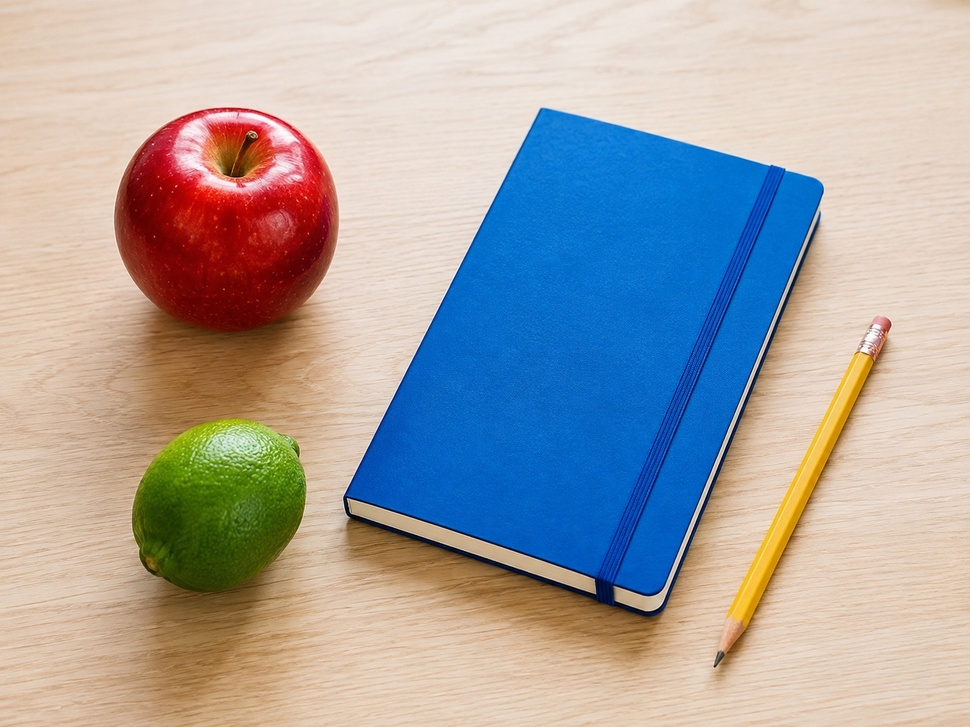
#> input picture obraz_testowy.jpg, 970 x 727 px, shrunk from 1448 x 1086 before the run
$ jupyter execute lab04_vision.ipynb
#> lines starting #> are read from the running program, lines starting #| are printed output that depends on the picture
[cell 1]
import cv2
import numpy as np
import matplotlib.pyplot as plt

obraz = cv2.imread("obraz_testowy.jpg")
#> obraz is the input picture: shape (727, 970, 3); mean B, G, R 163.8, 164.3, 167.3
obraz_rgb = cv2.cvtColor(obraz, cv2.COLOR_BGR2RGB)
naroza = cv2.imread("obraz_naroza.jpg")
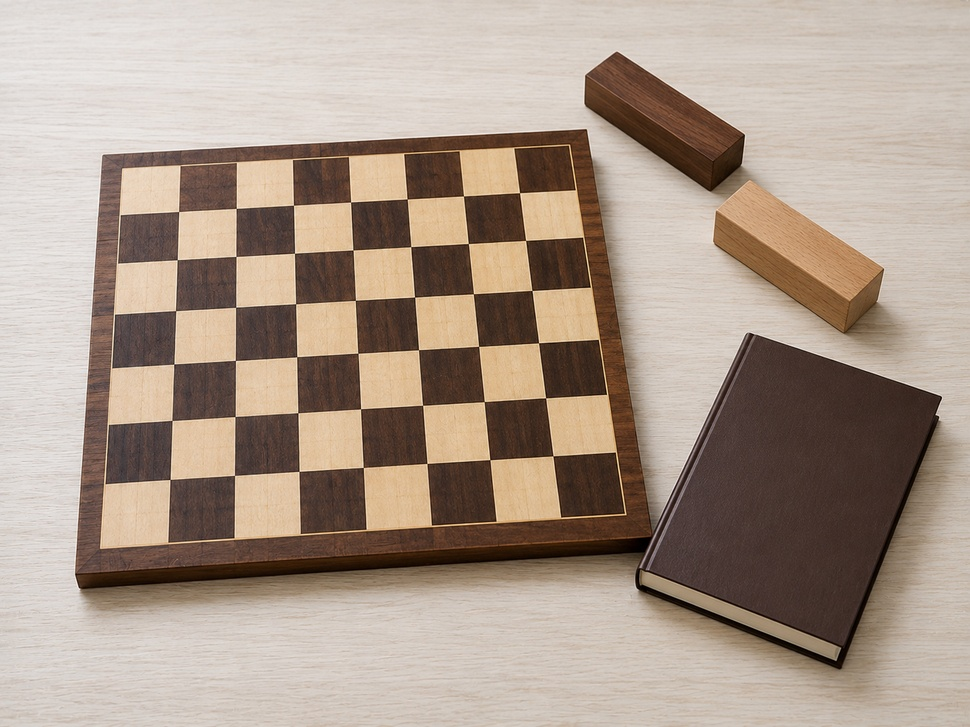
#> input picture obraz_naroza.jpg, 970 x 727 px, shrunk from 1448 x 1086 before the run
#> naroza is the input picture: shape (727, 970, 3); mean B, G, R 139.1, 152.8, 169.8
naroza_rgb = cv2.cvtColor(naroza, cv2.COLOR_BGR2RGB)
naroza_szare = cv2.cvtColor(naroza, cv2.COLOR_BGR2GRAY)

[cell 2]
odpowiedz = cv2.cornerHarris(np.float32(naroza_szare), blockSize=2, ksize=3, k=0.04)
odpowiedz = cv2.dilate(odpowiedz, None, iterations=5)
zaznaczone = naroza_rgb.copy()
zaznaczone[odpowiedz > 0.01 * odpowiedz.max()] = [255, 0, 0]
#> zaznaczone: shape (727, 970, 3); mean R, G, B 172.4, 150.1, 136.8
print("Oznaczone piksele:", np.sum(odpowiedz > 0.01 * odpowiedz.max()))
#| Oznaczone piksele: 16404
plt.figure(figsize=(12, 5))
plt.subplot(1, 2, 1)
plt.imshow(naroza_rgb)
plt.title("Oryginal")
plt.axis("off")
plt.subplot(1, 2, 2)
plt.imshow(zaznaczone)
plt.title("Naroza Harrisa")
plt.axis("off")
plt.show()

[cell 3]
punkty = cv2.goodFeaturesToTrack(
    naroza_szare, maxCorners=80, qualityLevel=0.05, minDistance=15
)
#> punkty = 80 rows, first 8: [589, 286], [520, 192], [533, 291], [936, 414], [539, 342], [489, 459], [623, 512], [469, 244]
punkty = punkty.reshape(-1, 2).astype(int)
#> punkty = 80 pairs, first value 101 to 940, second value 130 to 659
print("Liczba znalezionych punktow:", len(punkty))
#| Liczba znalezionych punktow: 80
zaznaczone2 = naroza_rgb.copy()
for x, y in punkty:
    cv2.circle(zaznaczone2, (x, y), 8, (0, 255, 0), 2)
#> this loop made 80 passes
#> (x, y) on passes 1 to 12: (589, 286), (520, 192), (533, 291), (936, 414), (539, 342), (489, 459), (623, 512), (469, 244), (406, 198), (545, 397), (605, 393), (352, 251)
#> zaznaczone2: shape (727, 970, 3); mean R, G, B 167.3, 155.3, 137.4
plt.imshow(zaznaczone2)
plt.axis("off")
plt.show()

[cell 4]
szary1 = cv2.cvtColor(obraz_rgb, cv2.COLOR_RGB2GRAY)
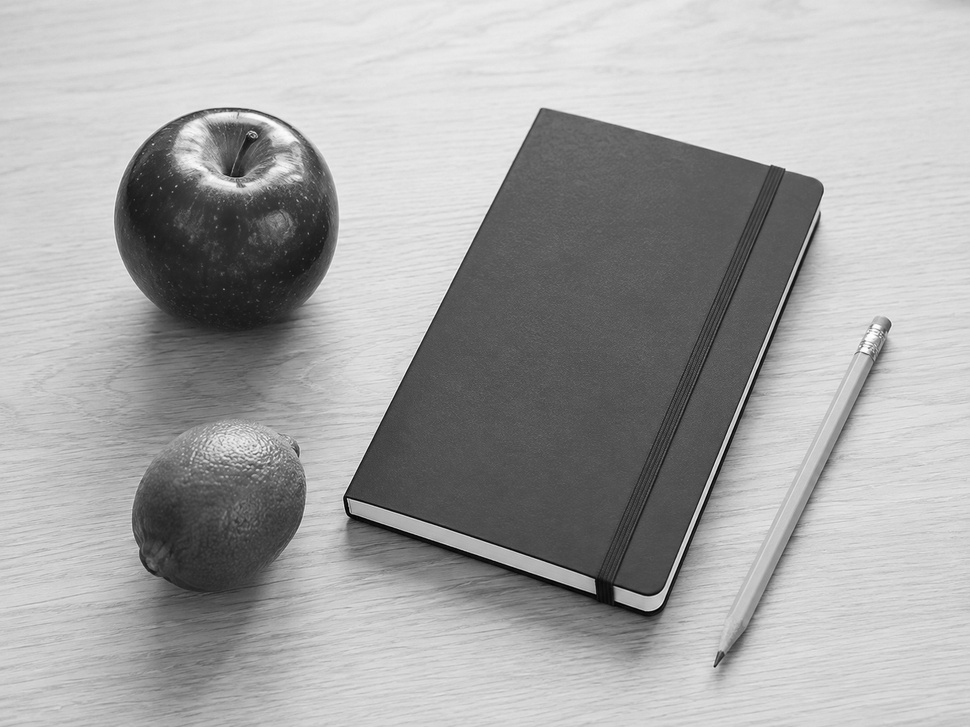
#> szary1: shape (727, 970); min 1, max 254, mean 165.2
orb = cv2.ORB_create(nfeatures=500)
kp1, des1 = orb.detectAndCompute(szary1, None)
#> kp1 = 500 keypoints; strongest (x, y, size): (347, 499, 31), (348, 500, 37.2), (348, 501, 44.6), (350, 512, 31)
print("Liczba punktow kluczowych:", len(kp1))
#| Liczba punktow kluczowych: 500
print("Rozmiar tablicy deskryptorow:", des1.shape)
#| Rozmiar tablicy deskryptorow: (500, 32)
z_punktami = cv2.drawKeypoints(
    obraz_rgb,
    kp1,
    None,
    color=(0, 255, 0),
    flags=cv2.DRAW_MATCHES_FLAGS_DRAW_RICH_KEYPOINTS,
)
plt.figure(figsize=(10, 6))
plt.imshow(z_punktami)
plt.axis("off")
plt.show()

[cell 5]
def przeksztalc(obraz_wej, kat, skala):
#> called with kat = 30, skala = 1
    (wys, szer) = obraz_wej.shape[:2]
#> wys = 727; szer = 970
    srodek = (szer // 2, wys // 2)
#> srodek = (485, 363)
    macierz = cv2.getRotationMatrix2D(srodek, kat, skala)
#> macierz = [[0.866, 0.5, -116.5], [-0.5, 0.866, 291.1]]
    return cv2.warpAffine(obraz_wej, macierz, (szer, wys))


obraz2_rgb = przeksztalc(obraz_rgb, 30, 1.0)
szary2 = cv2.cvtColor(obraz2_rgb, cv2.COLOR_RGB2GRAY)
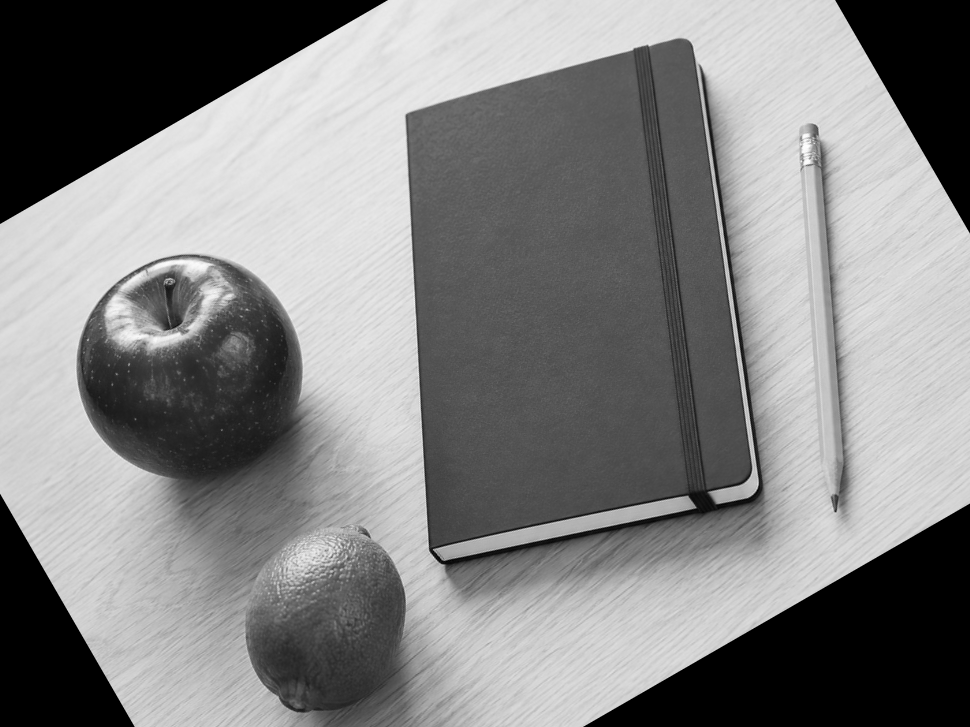
#> szary2: shape (727, 970); min 0, max 254, mean 131.5

kp2, des2 = orb.detectAndCompute(szary2, None)
#> kp2 = 500 keypoints; strongest (x, y, size): (434, 550, 31), (434, 551, 37.2), (436, 550, 44.6), (691, 506, 64.3)
bf = cv2.BFMatcher(cv2.NORM_HAMMING, crossCheck=True)
dopasowania = bf.match(des1, des2)
#> dopasowania = 349 matches
dopasowania = sorted(dopasowania, key=lambda d: d.distance)
print("Liczba dopasowan:", len(dopasowania))
#| Liczba dopasowan: 349
najlepsze = dopasowania[:30]
#> najlepsze = 30 matches
print(
    "Srednia odleglosc 30 najlepszych:",
    round(np.mean([d.distance for d in najlepsze]), 1),
)
#| Srednia odleglosc 30 najlepszych: 8.2
wizualizacja = cv2.drawMatches(obraz_rgb, kp1, obraz2_rgb, kp2, najlepsze, None)
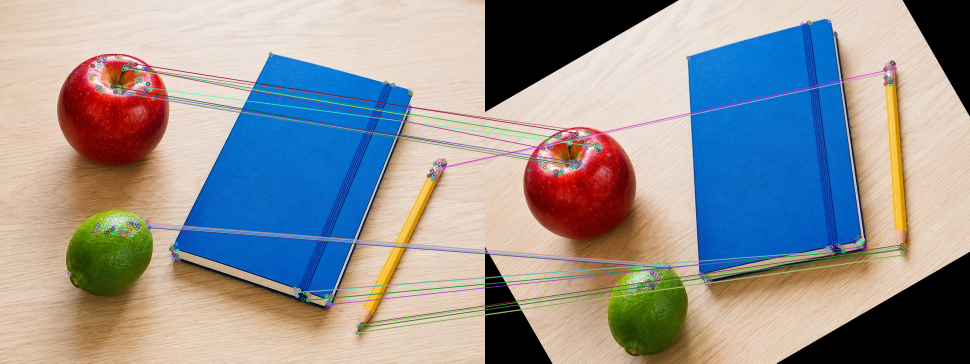
#> wizualizacja: shape (727, 1940, 3) (shown at 1/2 size); mean R, G, B 148, 147.2, 148.5
plt.figure(figsize=(14, 6))
plt.imshow(wizualizacja)
plt.axis("off")
plt.show()

[cell 6]
obraz3_rgb = przeksztalc(obraz_rgb, 30, 0.4)
szary3 = cv2.cvtColor(obraz3_rgb, cv2.COLOR_RGB2GRAY)
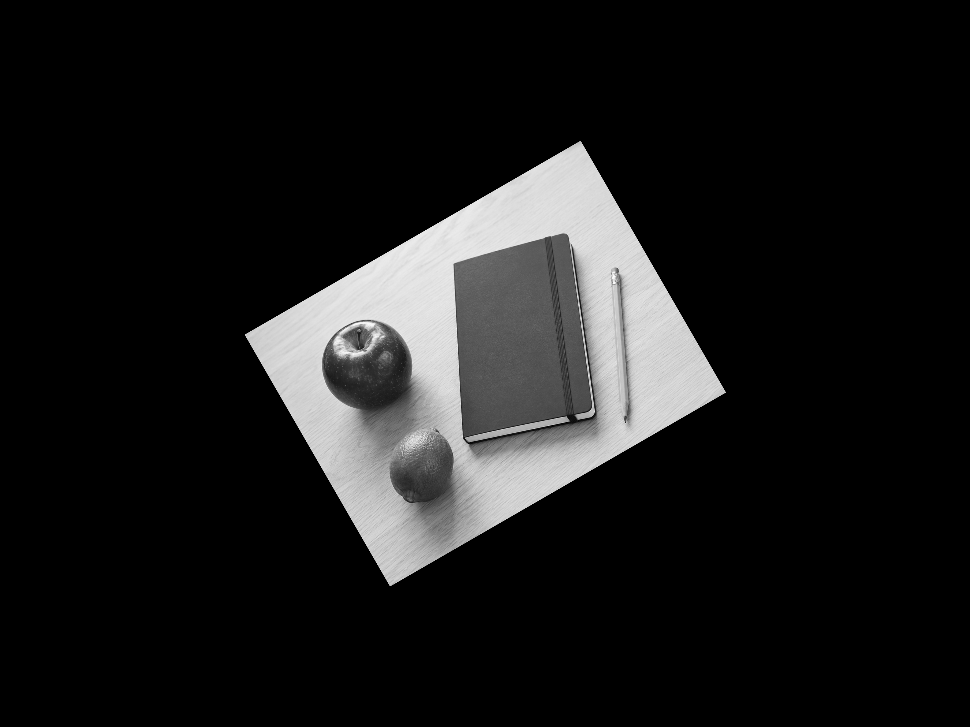
#> szary3: shape (727, 970); min 0, max 253, mean 26.4
kp3, des3 = orb.detectAndCompute(szary3, None)
#> kp3 = 500 keypoints; strongest (x, y, size): (246, 334, 31), (724, 391, 37.2), (389, 584, 31), (245, 335, 37.2)
dopasowania3 = sorted(bf.match(des1, des3), key=lambda d: d.distance)
#> dopasowania3 = 136 matches
print("Liczba dopasowan (obrot):", len(dopasowania))
#| Liczba dopasowan (obrot): 349
print("Liczba dopasowan (obrot i skala 0.4):", len(dopasowania3))
#| Liczba dopasowan (obrot i skala 0.4): 136
naj3 = dopasowania3[:30]
#> naj3 = 30 matches
print(
    "Srednia odleglosc 30 najlepszych:", round(np.mean([d.distance for d in naj3]), 1)
)
#| Srednia odleglosc 30 najlepszych: 13.7
wizualizacja3 = cv2.drawMatches(obraz_rgb, kp1, obraz3_rgb, kp3, naj3, None)
plt.figure(figsize=(14, 6))
plt.imshow(wizualizacja3)
plt.axis("off")
plt.show()

# Zadanie 1

[cell 7]
obraz = cv2.imread("obraz_testowy.jpg")

obraz_rgb = cv2.cvtColor(obraz, cv2.COLOR_BGR2RGB)
obraz_szare = cv2.cvtColor(obraz, cv2.COLOR_BGR2GRAY)

odpowiedz = cv2.cornerHarris(np.float32(obraz_szare), blockSize=2, ksize=3, k=0.04)
odpowiedz = cv2.dilate(odpowiedz, None, iterations=5)
zaznaczone = obraz_rgb.copy()
zaznaczone[odpowiedz > 0.01 * odpowiedz.max()] = [255, 0, 0]
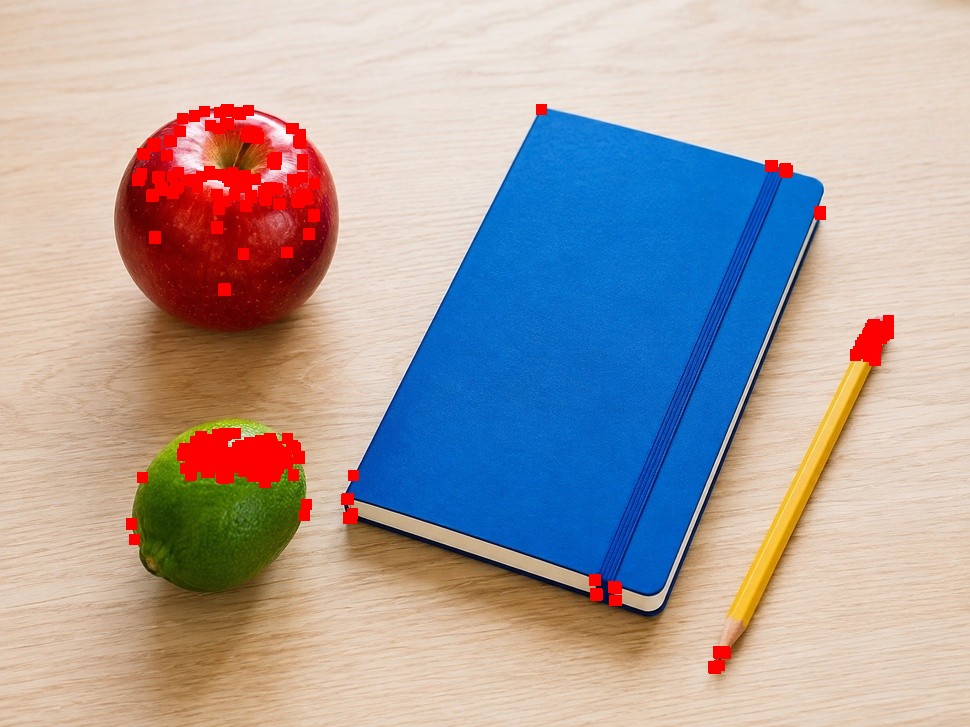
#> zaznaczone: shape (727, 970, 3); mean R, G, B 169.6, 161.3, 161.6
print("Oznaczone piksele:", np.sum(odpowiedz > 0.01 * odpowiedz.max()))
#| Oznaczone piksele: 18486
plt.figure(figsize=(12, 5))
plt.subplot(1, 2, 1)
plt.imshow(obraz_rgb)
plt.title("Oryginal")
plt.axis("off")
plt.subplot(1, 2, 2)
plt.imshow(zaznaczone)
plt.title("Naroza Harrisa")
plt.axis("off")
plt.show()

# Zadanie 2

[cell 8]
naroza = cv2.imread("obraz_testowy.jpg")

naroza_rgb = cv2.cvtColor(obraz, cv2.COLOR_BGR2RGB)
naroza_szare = cv2.cvtColor(obraz, cv2.COLOR_BGR2GRAY)

punkty_05 = cv2.goodFeaturesToTrack(
    naroza_szare, maxCorners=80, qualityLevel=0.05, minDistance=15
)
#> punkty_05 = 80 rows, first 8: [714, 666], [347, 498], [595, 593], [614, 587], [153, 144], [868, 348], [176, 186], [784, 169]
punkty = punkty.reshape(-1, 2).astype(int)
print("Liczba znalezionych punktow:", len(punkty))
#| Liczba znalezionych punktow: 80
zaznaczone2 = naroza_rgb.copy()
for x, y in punkty:
    cv2.circle(zaznaczone2, (x, y), 8, (0, 255, 0), 2)
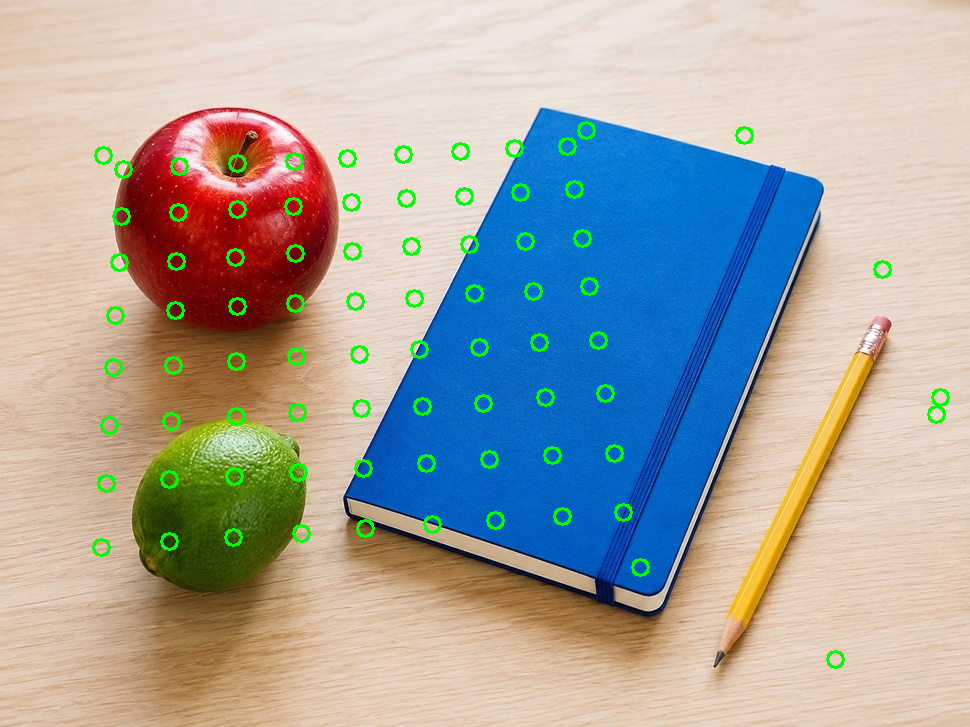
#> zaznaczone2: shape (727, 970, 3); mean R, G, B 165.1, 166.6, 161.3
plt.imshow(zaznaczone2)
plt.axis("off")
plt.show()
